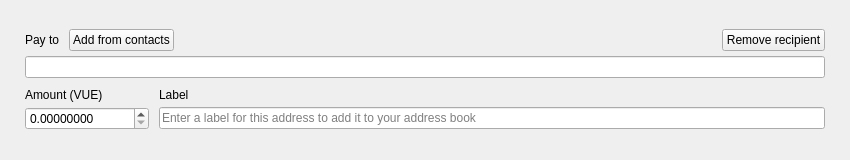
<?xml version="1.0" encoding="UTF-8"?>
<ui version="4.0">
 <class>TransferFrame</class>
 <widget class="QFrame" name="TransferFrame">
  <property name="geometry">
   <rect>
    <x>0</x>
    <y>0</y>
    <width>850</width>
    <height>160</height>
   </rect>
  </property>
  <property name="sizePolicy">
   <sizepolicy hsizetype="Preferred" vsizetype="Preferred">
    <horstretch>0</horstretch>
    <verstretch>150</verstretch>
   </sizepolicy>
  </property>
  <property name="minimumSize">
   <size>
    <width>0</width>
    <height>160</height>
   </size>
  </property>
  <property name="maximumSize">
   <size>
    <width>16777215</width>
    <height>160</height>
   </size>
  </property>
  <property name="windowTitle">
   <string>Frame</string>
  </property>
  <property name="styleSheet">
   <string notr="true"/>
  </property>
  <property name="frameShape">
   <enum>QFrame::NoFrame</enum>
  </property>
  <property name="frameShadow">
   <enum>QFrame::Plain</enum>
  </property>
  <layout class="QVBoxLayout" name="verticalLayout">
   <property name="spacing">
    <number>10</number>
   </property>
   <property name="leftMargin">
    <number>25</number>
   </property>
   <property name="rightMargin">
    <number>25</number>
   </property>
   <item>
    <spacer name="verticalSpacer_2">
     <property name="orientation">
      <enum>Qt::Vertical</enum>
     </property>
     <property name="sizeHint" stdset="0">
      <size>
       <width>20</width>
       <height>40</height>
      </size>
     </property>
    </spacer>
   </item>
   <item>
    <layout class="QGridLayout" name="gridLayout">
     <property name="verticalSpacing">
      <number>5</number>
     </property>
     <item row="0" column="0">
      <widget class="QLabel" name="m_payToTextLabel">
       <property name="sizePolicy">
        <sizepolicy hsizetype="Minimum" vsizetype="Minimum">
         <horstretch>0</horstretch>
         <verstretch>0</verstretch>
        </sizepolicy>
       </property>
       <property name="text">
        <string>Pay to</string>
       </property>
       <property name="alignment">
        <set>Qt::AlignLeading|Qt::AlignLeft|Qt::AlignVCenter</set>
       </property>
       <property name="margin">
        <number>0</number>
       </property>
       <property name="indent">
        <number>0</number>
       </property>
      </widget>
     </item>
     <item row="0" column="1">
      <widget class="QPushButton" name="m_addressBookButton">
       <property name="sizePolicy">
        <sizepolicy hsizetype="Preferred" vsizetype="Minimum">
         <horstretch>0</horstretch>
         <verstretch>0</verstretch>
        </sizepolicy>
       </property>
       <property name="cursor">
        <cursorShape>PointingHandCursor</cursorShape>
       </property>
       <property name="focusPolicy">
        <enum>Qt::StrongFocus</enum>
       </property>
       <property name="layoutDirection">
        <enum>Qt::LeftToRight</enum>
       </property>
       <property name="text">
        <string>Add from contacts</string>
       </property>
       <property name="flat">
        <bool>false</bool>
       </property>
      </widget>
     </item>
     <item row="0" column="2">
      <spacer name="horizontalSpacer">
       <property name="orientation">
        <enum>Qt::Horizontal</enum>
       </property>
       <property name="sizeHint" stdset="0">
        <size>
         <width>318</width>
         <height>10</height>
        </size>
       </property>
      </spacer>
     </item>
     <item row="0" column="3" alignment="Qt::AlignBottom">
      <widget class="QPushButton" name="m_removeButton">
       <property name="sizePolicy">
        <sizepolicy hsizetype="Preferred" vsizetype="Minimum">
         <horstretch>0</horstretch>
         <verstretch>0</verstretch>
        </sizepolicy>
       </property>
       <property name="cursor">
        <cursorShape>PointingHandCursor</cursorShape>
       </property>
       <property name="focusPolicy">
        <enum>Qt::StrongFocus</enum>
       </property>
       <property name="text">
        <string>Remove recipient</string>
       </property>
       <property name="flat">
        <bool>false</bool>
       </property>
      </widget>
     </item>
     <item row="1" column="0" colspan="4">
      <widget class="QLineEdit" name="m_sendAddressEdit">
       <property name="styleSheet">
        <string notr="true">[errorState=&quot;true&quot;] {
  border-color: #ef3131;
}</string>
       </property>
      </widget>
     </item>
    </layout>
   </item>
   <item>
    <layout class="QGridLayout" name="gridLayout_2">
     <property name="verticalSpacing">
      <number>5</number>
     </property>
     <item row="0" column="0">
      <widget class="QLabel" name="m_amountTextLabel">
       <property name="text">
        <string>Amount (VUE)</string>
       </property>
       <property name="alignment">
        <set>Qt::AlignBottom|Qt::AlignLeading|Qt::AlignLeft</set>
       </property>
       <property name="indent">
        <number>0</number>
       </property>
      </widget>
     </item>
     <item row="0" column="1">
      <widget class="QLabel" name="m_labelTextLabel">
       <property name="text">
        <string>Label</string>
       </property>
       <property name="alignment">
        <set>Qt::AlignBottom|Qt::AlignLeading|Qt::AlignLeft</set>
       </property>
       <property name="indent">
        <number>0</number>
       </property>
      </widget>
     </item>
     <item row="1" column="0">
      <widget class="QDoubleSpinBox" name="m_sendAmountSpin">
       <property name="focusPolicy">
        <enum>Qt::StrongFocus</enum>
       </property>
       <property name="layoutDirection">
        <enum>Qt::LeftToRight</enum>
       </property>
       <property name="styleSheet">
        <string notr="true">[errorState=&quot;true&quot;] {
  border-color: #ef3131;
}</string>
       </property>
       <property name="buttonSymbols">
        <enum>QAbstractSpinBox::UpDownArrows</enum>
       </property>
       <property name="suffix">
        <string notr="true"/>
       </property>
       <property name="decimals">
        <number>8</number>
       </property>
       <property name="maximum">
        <double>1000000000.000000000000000</double>
       </property>
      </widget>
     </item>
     <item row="1" column="1">
      <widget class="QLineEdit" name="m_sendLabelEdit">
       <property name="styleSheet">
        <string notr="true">[errorState=&quot;true&quot;] {
  border-color: #ef3131;
}</string>
       </property>
       <property name="placeholderText">
        <string>Enter a label for this address to add it to your address book</string>
       </property>
      </widget>
     </item>
    </layout>
   </item>
   <item>
    <spacer name="verticalSpacer">
     <property name="orientation">
      <enum>Qt::Vertical</enum>
     </property>
     <property name="sizeHint" stdset="0">
      <size>
       <width>20</width>
       <height>40</height>
      </size>
     </property>
    </spacer>
   </item>
  </layout>
 </widget>
 <tabstops>
  <tabstop>m_addressBookButton</tabstop>
  <tabstop>m_removeButton</tabstop>
  <tabstop>m_sendAddressEdit</tabstop>
  <tabstop>m_sendAmountSpin</tabstop>
  <tabstop>m_sendLabelEdit</tabstop>
 </tabstops>
 <resources/>
 <connections>
  <connection>
   <sender>m_removeButton</sender>
   <signal>clicked()</signal>
   <receiver>TransferFrame</receiver>
   <slot>deleteLater()</slot>
   <hints>
    <hint type="sourcelabel">
     <x>797</x>
     <y>41</y>
    </hint>
    <hint type="destinationlabel">
     <x>445</x>
     <y>79</y>
    </hint>
   </hints>
  </connection>
  <connection>
   <sender>m_addressBookButton</sender>
   <signal>clicked()</signal>
   <receiver>TransferFrame</receiver>
   <slot>addressBookClicked()</slot>
   <hints>
    <hint type="sourcelabel">
     <x>136</x>
     <y>41</y>
    </hint>
    <hint type="destinationlabel">
     <x>445</x>
     <y>79</y>
    </hint>
   </hints>
  </connection>
  <connection>
   <sender>m_sendAddressEdit</sender>
   <signal>textChanged(QString)</signal>
   <receiver>TransferFrame</receiver>
   <slot>labelOrAddressChanged(QString)</slot>
   <hints>
    <hint type="sourcelabel">
     <x>445</x>
     <y>56</y>
    </hint>
    <hint type="destinationlabel">
     <x>445</x>
     <y>79</y>
    </hint>
   </hints>
  </connection>
  <connection>
   <sender>m_sendLabelEdit</sender>
   <signal>textChanged(QString)</signal>
   <receiver>TransferFrame</receiver>
   <slot>labelOrAddressChanged(QString)</slot>
   <hints>
    <hint type="sourcelabel">
     <x>582</x>
     <y>128</y>
    </hint>
    <hint type="destinationlabel">
     <x>445</x>
     <y>79</y>
    </hint>
   </hints>
  </connection>
  <connection>
   <sender>m_sendAmountSpin</sender>
   <signal>valueChanged(QString)</signal>
   <receiver>TransferFrame</receiver>
   <slot>amountStringChanged(QString)</slot>
   <hints>
    <hint type="sourcelabel">
     <x>124</x>
     <y>124</y>
    </hint>
    <hint type="destinationlabel">
     <x>453</x>
     <y>79</y>
    </hint>
   </hints>
  </connection>
  <connection>
   <sender>m_sendAddressEdit</sender>
   <signal>textChanged(QString)</signal>
   <receiver>TransferFrame</receiver>
   <slot>addressChanged(QString)</slot>
   <hints>
    <hint type="sourcelabel">
     <x>453</x>
     <y>69</y>
    </hint>
    <hint type="destinationlabel">
     <x>453</x>
     <y>79</y>
    </hint>
   </hints>
  </connection>
  <connection>
   <sender>m_sendAmountSpin</sender>
   <signal>valueChanged(double)</signal>
   <receiver>TransferFrame</receiver>
   <slot>validateAmount(double)</slot>
   <hints>
    <hint type="sourcelabel">
     <x>104</x>
     <y>125</y>
    </hint>
    <hint type="destinationlabel">
     <x>424</x>
     <y>79</y>
    </hint>
   </hints>
  </connection>
 </connections>
 <slots>
  <slot>addressBookClicked()</slot>
  <slot>pasteClicked()</slot>
  <slot>labelOrAddressChanged(QString)</slot>
  <slot>addressChanged(QString)</slot>
  <slot>amountStringChanged(QString)</slot>
  <slot>validateAmount(double)</slot>
 </slots>
</ui>
